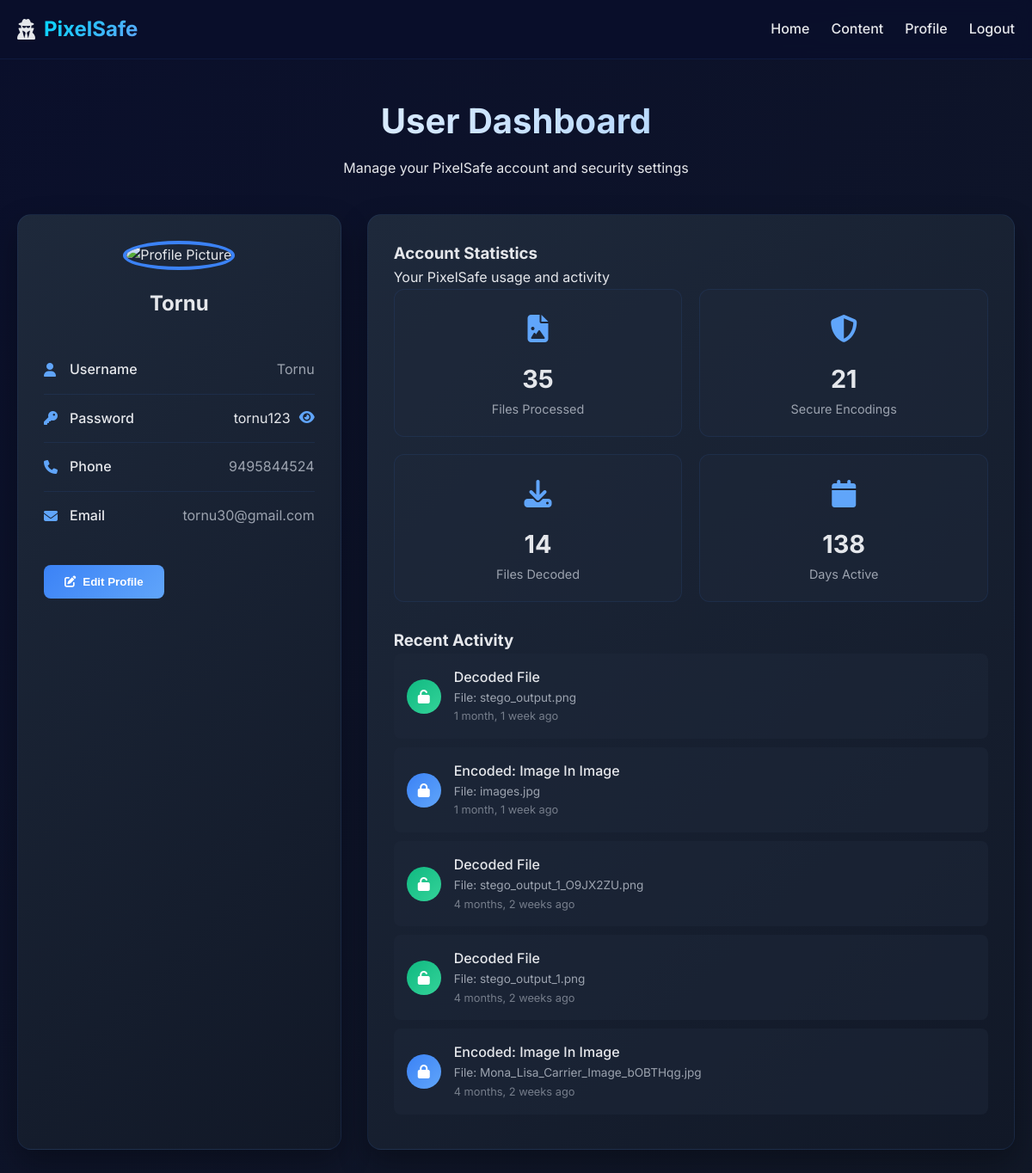
Screenshot of /profile/ (signed in) with the database file from the repository.
### stegnograapp/models.py (models this page shows)
class user(models.Model):
    image = models.ImageField(upload_to='profile/', null=True, blank=True)
    username = models.CharField(max_length=100, null=True, blank=True, unique=True)
    password = models.CharField(max_length=100, null=True, blank=True)
    confirmpassword = models.CharField(max_length=100, null=True, blank=True)
    email = models.EmailField(max_length=50, null=True, blank=True, unique=True)
    phone = models.IntegerField(null=True, blank=True, unique=True)

class upload(models.Model):
    media = models.FileField(upload_to='uploads/', null=True, blank=True)
    stego_media = models.FileField(upload_to='stego_images/', null=True, blank=True)
    uploaded_at = models.DateTimeField(auto_now_add=True)
    result = models.FileField(upload_to='results/', null=True, blank=True)
    user = models.ForeignKey(user, on_delete=models.SET_NULL, null=True, blank=True)
    activity_type = models.CharField(max_length=100, null=True, blank=True)

### stegnograapp/views.py (the view)
# urls.py: path('profile/', views.profile, name='profile'),
def profile(request):
    if 'email' in request.session:
        email = request.session['email']
        try:
            current_user = user.objects.get(email=email)
            d = detail.objects.first()
            if not d: d = detail.objects.create()
            def g(v): return v or 0
            encodes = [
                g(d.encode_text_in_image_number), g(d.encode_image_in_image_number),
                g(d.encode_video_in_image_number), g(d.encode_audio_in_image_number),
                g(d.encode_text_in_video_number), g(d.encode_image_in_video_number),
                g(d.encode_audio_in_video_number), g(d.encode_video_in_video_number),
                g(d.encode_text_in_audio_number), g(d.encode_image_in_audio_number),
                g(d.encode_audio_in_audio_number), g(d.encode_video_in_audio_number)
            ]
            decodes = [
                g(d.decode_text_in_image_number), g(d.decode_image_in_image_number),
                g(d.decode_video_in_image_number), g(d.decode_audio_in_image_number),
                g(d.decode_text_in_video_number), g(d.decode_image_in_video_number),
                g(d.decode_audio_in_video_number), g(d.decode_video_in_video_number),
                g(d.decode_text_in_audio_number), g(d.decode_image_in_audio_number),
                g(d.decode_audio_in_audio_number), g(d.decode_video_in_audio_number)
            ]
            total_encodes = sum(encodes)
            total_decodes = sum(decodes)
            days_active = 0
            if d.date_encode_text_in_image_number:
                days_active = (timezone.now() - d.date_encode_text_in_image_number).days
                if days_active < 1: days_active = 1
            recent_activity = upload.objects.order_by('-uploaded_at')[:5]
            context = {
                'user': current_user,
                'stats': {
                    'files_processed': total_encodes + total_decodes,
                    'secure_messages': total_encodes,
                    'files_downloaded': total_decodes,
                    'days_active': days_active,
                    'last_enc': d.last_encryption_type,
                    'last_dec': d.last_decryption_type
                },
                'recent_activity': recent_activity
            }
            return render(request, 'profile.html', context)
        except user.DoesNotExist:
            return HttpResponse("User not found")
    return redirect('login')

### stegnograapp/templates/profile.html (shortened to what this page needs)
<!DOCTYPE html>
<html lang="en">
<head>
    <link rel="stylesheet" href="https://cdnjs.cloudflare.com/ajax/libs/font-awesome/6.4.0/css/all.min.css">
</head>
<body>
    <header class="navbar">
        <div class="navbar-container">
            <a href="/index/" class="logo"><i class="fas fa-user-secret"></i><span>PixelSafe</span></a>
            <ul class="nav-links">
                <li><a href="/main/">Home</a></li>
                <li><a href="/content/">Content</a></li>
                <li><a href="/profile/" class="active">Profile</a></li>
                <li><a href="/logout/">Logout</a></li>
            </ul>
        </div>
    </header>
    <div class="container">
        <div class="dashboard-header">
            <h1>User Dashboard</h1>
            <p>Manage your PixelSafe account and security settings</p>
        </div>
        <div class="dashboard-grid">
            <div class="profile-card">
                <div class="profile-header">
                    {% if user.image %}
                    <img src="{{user.image.url}}" alt="Profile Picture" class="profile-avatar">
                    {% else %}
                    <img src="https://encrypted-tbn0.gstatic.com/images?q=tbn:ANd9GcTdK_dnE_5cezDHypwWCPUwWlUQU0y4pwvyDA&s" alt="Profile Picture" class="profile-avatar">
                    {% endif %}
                    <h2>{{user.username}}</h2>
                </div>
                <div class="profile-info">
                    <div class="info-item">
                        <span class="info-label"><i class="fas fa-user"></i> Username</span>
                        <span class="info-value">{{user.username}}</span>
                    </div>
                    <div class="info-item">
                        <span class="info-label"><i class="fas fa-key"></i> Password</span>
                        <span class="password-container">
                            <span class="password-text" id="password">{{user.password}}</span>
                            <button class="eye-button" onclick="togglePassword()"><i class="fas fa-eye"></i></button>
                        </span>
                    </div>
                    <div class="info-item">
                        <span class="info-label"><i class="fas fa-phone"></i> Phone</span>
                        <span class="info-value">{{user.phone}}</span>
                    </div>
                    <div class="info-item">
                        <span class="info-label"><i class="fas fa-envelope"></i> Email</span>
                        <span class="info-value">{{user.email}}</span>
                    </div>
                </div>
                <div class="action-buttons">
                    <button class="btn btn-primary" onclick="location.href='{% url 'editprofile' %}'">
                        <i class="fas fa-edit"></i> Edit Profile
                    </button>
                </div>
            </div>
            <div class="stats-card">
                <div class="stats-header">
                    <h3>Account Statistics</h3>
                    <p>Your PixelSafe usage and activity</p>
                </div>
                <div class="stats-grid">
                    <div class="stat-item">
                        <div class="stat-icon"><i class="fas fa-file-image"></i></div>
                        <div class="stat-value">{{ stats.files_processed }}</div>
                        <div class="stat-label">Files Processed</div>
                    </div>
                    <div class="stat-item">
                        <div class="stat-icon"><i class="fas fa-shield-alt"></i></div>
                        <div class="stat-value">{{ stats.secure_messages }}</div>
                        <div class="stat-label">Secure Encodings</div>
                    </div>
                    <div class="stat-item">
                        <div class="stat-icon"><i class="fas fa-download"></i></div>
                        <div class="stat-value">{{ stats.files_downloaded }}</div>
                        <div class="stat-label">Files Decoded</div>
                    </div>
                    <div class="stat-item">
                        <div class="stat-icon"><i class="fas fa-calendar"></i></div>
                        <div class="stat-value">{{ stats.days_active }}</div>
                        <div class="stat-label">Days Active</div>
                    </div>
                </div>
                <div class="activity-section">
                    <div class="activity-header">
                        <h3>Recent Activity</h3>
                    </div>
                    <ul class="activity-list">
                        {% for item in recent_activity %}
                        <li class="activity-item">
                            <div class="activity-icon" style="background: {% if 'Encode' in item.activity_type %}var(--gradient){% else %}var(--success-gradient){% endif %};">
                                {% if 'Encode' in item.activity_type %}
                                    <i class="fas fa-lock"></i>
                                {% else %}
                                    <i class="fas fa-unlock"></i>
                                {% endif %}
                            </div>
                            <div class="activity-content">
                                <div class="activity-title">
                                    {{ item.activity_type|default:"Processed File" }}
                                </div>
                                <div class="activity-time">
                                    {% if item.media %}
                                        File: {{ item.media.name|slice:"8:" }} <br> {% elif item.stego_media %}
                                        File: {{ item.stego_media.name|slice:"13:" }} <br> {% endif %}
                                    <span style="font-size:0.8rem; opacity:0.7;">{{ item.uploaded_at|timesince }} ago</span>
                                </div>
                            </div>
                        </li>
                        {% endfor %}
                    </ul>
                </div>
            </div>
        </div>
    </div>
</body>
</html>

### stegnograapp/templates/profile.html (style rules this page uses)
:root { --deep-blue: #0a0f2b; --dark-blue: #111827; --medium-blue: #1e293b; --accent-blue: #3b82f6; --light-blue: #60a5fa; --bright-blue: #93c5fd; --neon-blue: #00d9ff; --text-light: #e5e7eb; --text-muted: #9ca3af; --gradient: linear-gradient(135deg, var(--accent-blue), var(--light-blue)); --neon-gradient: linear-gradient(135deg, var(--neon-blue), var(--light-blue)); --success-gradient: linear-gradient(135deg, #10b981, #34d399); }
* { margin: 0; padding: 0; box-sizing: border-box; }
body { font-family: 'Inter', sans-serif; background: linear-gradient(135deg, var(--deep-blue) 0%, var(--dark-blue) 100%); color: var(--text-light); line-height: 1.6; min-height: 100vh; overflow-x: hidden; }
.navbar { background: rgba(10, 15, 43, 0.95); backdrop-filter: blur(10px); padding: 15px 0; border-bottom: 1px solid rgba(59, 130, 246, 0.1); position: sticky; top: 0; z-index: 100; }
.navbar-container { width: 100%; max-width: 1200px; margin: 0 auto; padding: 0 20px; display: flex; justify-content: space-between; align-items: center; }
.logo { display: flex; align-items: center; gap: 10px; font-size: 1.5rem; font-weight: 700; text-decoration: none; color: var(--text-light); }
.logo span { background: var(--neon-gradient); -webkit-background-clip: text; -webkit-text-fill-color: transparent; }
.nav-links { display: flex; gap: 25px; list-style: none; }
.nav-links a { color: var(--text-light); text-decoration: none; font-weight: 500; transition: all 0.3s ease; }
.container { max-width: 1200px; margin: 0 auto; padding: 40px 20px; position: relative; }
.dashboard-header { text-align: center; margin-bottom: 40px; }
.dashboard-header h1 { font-size: 2.5rem; font-weight: 700; margin-bottom: 10px; background: linear-gradient(90deg, #fff, var(--bright-blue)); -webkit-background-clip: text; -webkit-text-fill-color: transparent; }
.dashboard-grid { display: grid; grid-template-columns: 1fr 2fr; gap: 30px; }
.profile-card, .stats-card { background: linear-gradient(135deg, var(--medium-blue), var(--dark-blue)); border-radius: 16px; padding: 30px; box-shadow: 0 15px 35px rgba(0, 0, 0, 0.3); border: 1px solid rgba(59, 130, 246, 0.1); position: relative; z-index: 1; }
.profile-header { text-align: center; margin-bottom: 30px; }
.profile-avatar { width: 140px; height: 140px; border-radius: 50%; object-fit: cover; border: 4px solid var(--accent-blue); margin-bottom: 20px; }
.profile-info { margin-top: 25px; }
.info-item { display: flex; justify-content: space-between; align-items: center; padding: 15px 0; border-bottom: 1px solid rgba(59, 130, 246, 0.1); }
.info-item:last-child { border-bottom: none; }
.info-label { font-weight: 500; color: var(--text-light); display: flex; align-items: center; gap: 10px; }
.info-label i { color: var(--light-blue); width: 20px; }
.info-value { color: var(--text-muted); }
.password-container { display: flex; align-items: center; gap: 10px; }
.eye-button { background: none; border: none; color: var(--light-blue); cursor: pointer; font-size: 1rem; }
.stats-grid { display: grid; grid-template-columns: repeat(2, 1fr); gap: 20px; }
.stat-item { background: rgba(30, 41, 59, 0.5); border-radius: 12px; padding: 20px; text-align: center; border: 1px solid rgba(59, 130, 246, 0.1); }
.stat-icon { font-size: 2rem; color: var(--light-blue); margin-bottom: 10px; }
.stat-value { font-size: 1.8rem; font-weight: 700; color: var(--text-light); }
.stat-label { font-size: 0.9rem; color: var(--text-muted); }
.activity-section { margin-top: 30px; }
.activity-list { list-style: none; }
.activity-item { display: flex; align-items: center; gap: 15px; padding: 15px; border-radius: 8px; margin-bottom: 10px; background: rgba(30, 41, 59, 0.5); }
.activity-icon { width: 40px; height: 40px; border-radius: 50%; display: flex; align-items: center; justify-content: center; background: var(--gradient); color: white; }
.activity-content { flex: 1; }
.activity-title { font-weight: 500; color: var(--text-light); }
.activity-time { font-size: 0.85rem; color: var(--text-muted); }
.action-buttons { display: flex; gap: 15px; margin-top: 30px; }
.btn { padding: 12px 24px; border-radius: 8px; font-weight: 600; text-decoration: none; display: inline-flex; align-items: center; gap: 8px; cursor: pointer; border: none; }
.btn-primary { background: var(--gradient); color: white; }

### rows the page displays
user: username "Tornu", password "tornu123", phone "9495844524", email "tornu30@gmail.com"
upload: activity_type "Decoded File", stego_media.name "stego_output.png", uploaded_at "1 month, 1 week"
upload: activity_type "Encoded: Image In Image", media.name "images.jpg", uploaded_at "1 month, 1 week"
upload: activity_type "Decoded File", stego_media.name "stego_output_1_O9JX2ZU.png", uploaded_at "4 months, 2 weeks"
upload: activity_type "Decoded File", stego_media.name "stego_output_1.png", uploaded_at "4 months, 2 weeks"
upload: activity_type "Encoded: Image In Image", media.name "Mona_Lisa_Carrier_Image_bOBTHqg.jpg", uploaded_at "4 months, 2 weeks"

### other values shown
{{ stats.files_processed }} "35"
{{ stats.secure_messages }} "21"
{{ stats.files_downloaded }} "14"
{{ stats.days_active }} "138"
